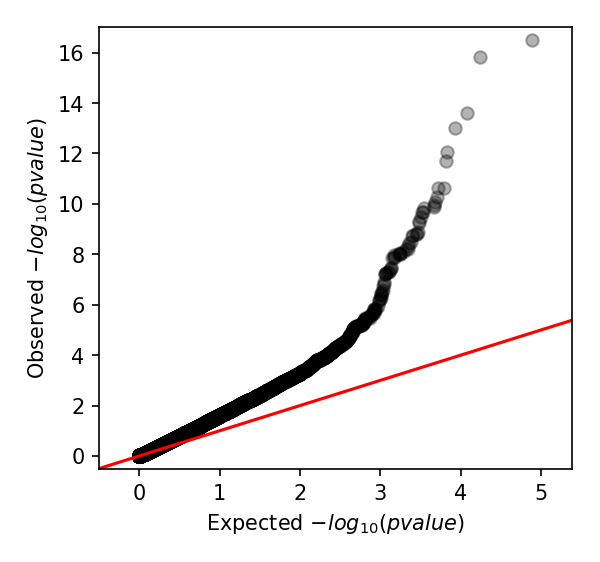

Python code for this plot:
# Copyright 2017 Marco Galardini and John Lees

'''Draw a qq-plot'''


def get_options():
    import argparse

    description = 'Draw a QQ-plot from pyseer lrt-pvalue results'
    parser = argparse.ArgumentParser(description=description)

    parser.add_argument('table',
                        help='Pyseer output')

    parser.add_argument('--output',
                        default='qq_plot.png',
                        help='Plot filename [Default: qq_plot.png]')

    return parser.parse_args()


def main():
    options = get_options()

    import sys
    import numpy as np
    import pandas as pd
    import statsmodels.api as sm
    import matplotlib.pyplot as plt

    m = pd.read_table(options.table,
                      usecols=['lrt-pvalue'])['lrt-pvalue']

    plt.figure(figsize=(4, 3.75))
    ax = plt.subplot(111)

    y = -np.log10(m)
    x = -np.log10(np.random.uniform(0, 1, m.shape[0]))

    fig = sm.qqplot_2samples(y,
                             x,
                             xlabel='Expected $-log_{10}(pvalue)$',
                             ylabel='Observed $-log_{10}(pvalue)$',
                             line='45',
                             ax=ax)

    ax = fig.axes[0]
    ax.lines[0].set_color('k')
    ax.lines[0].set_alpha(0.3)

    ax.set_xlim(-0.5, x.max()+0.5)
    ax.set_ylim(-0.5, y.max()+0.5)

    #ax.set_xlim(-0.5, 5.5)
    #ax.set_ylim(-0.5, 5.5)

    plt.tight_layout()

    plt.savefig(options.output, dpi=150)


if __name__ == "__main__":
    main()
